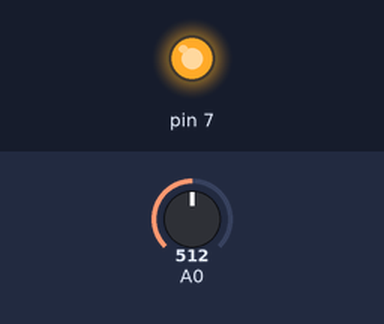
Bench run of a sketch on a simulated Arduino Uno, built with avr-gcc and run on an emulated ATmega328P. Parts: output pins drawn as LEDs (lit = HIGH). The inputs (shaded band) are chosen by the test bench; at power-on: A0 = 512. What the sketch prints to the serial monitor is not drawn.

Above: at 0.1 s.
Timing chart, 0 to 1.6 s (numbered marks = the images above):
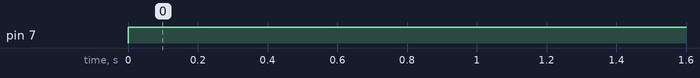

The sketch:

Arduino_5_LDR_GLight_on.ino
```cpp
int sensorValue0 = 0;
float sensor = 0;

void setup()
{
  Serial.begin(9600);
  pinMode(7,OUTPUT);
}

void loop()
{
  sensorValue0 = analogRead(0);
  sensor = (float(sensorValue0)/1024)*5;
  Serial.print("Port A0 Voltage = ");
  Serial.println(sensor);
  if(sensor < 3.5){
    digitalWrite(7, HIGH);
  }
  delay(2000);
}
```

Measured:
- by itself, pin 7: LOW → HIGH at 0.00 s
